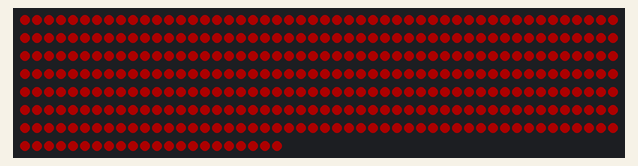
The program below on a simulated Raspberry Pi (BCM pin numbers). Parts: 372 RGB LEDs in strip order, left to right, continuing on the next row. Dim RGB values are drawn brighter than linear; random numbers come from a fixed seed.

Above: at 0.12 s.
At 2.94 s:
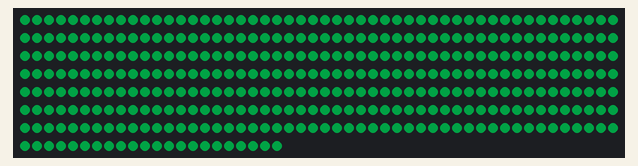
At 5.98 s:
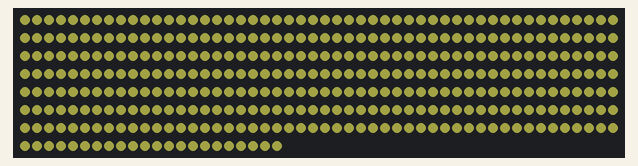
At 8.8 s:
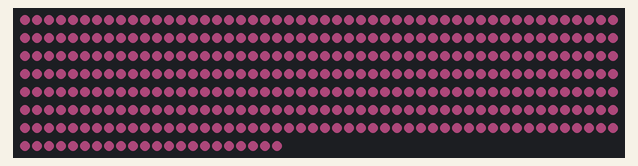
At 11.62 s:
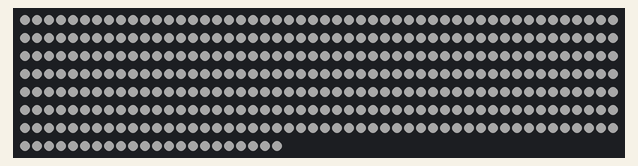
At 22.98 s:
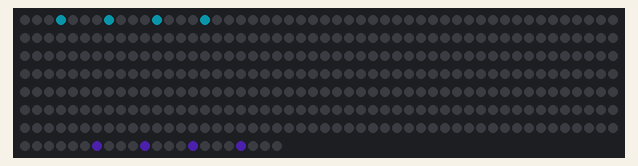

The program:

rollcall.py
```python
#!/usr/bin/env python

import time
import random

import board
import neopixel
import numpy as np

# LED strip configuration:
LED_COUNT   = 372      # Number of LED pixels.
LED_PIN     = board.D12      # GPIO pin
LED_BRIGHTNESS = 0.2  # LED brightness
LED_ORDER = neopixel.GRB # order of LED colours. May also be RGB, GRBW, or RGBW

colours_array = [(255,0,0),(0,255,0),(0,0,255),(255,255,0),(255,105,180),(192,192,192)]

# Create NeoPixel object with appropriate configuration.
strip = neopixel.NeoPixel(LED_PIN, LED_COUNT, brightness = LED_BRIGHTNESS, auto_write=False, pixel_order = LED_ORDER)

# Create a way to fade/transition between colours using numpy arrays

def fade(colour1, colour2, percent):
    colour1 = np.array(colour1)
    colour2 = np.array(colour2)
    vector = colour2-colour1
    newcolour = (int((colour1 + vector * percent)[0]), int((colour1 + vector * percent)[1]), int((colour1 + vector * percent)[2]))
    return newcolour

# Create a function that will cycle through the colours selected above

def rollcall_cycle(wait):
    for j in range(len(colours_array)):
        for i in range(10):
            colour1 = colours_array[j]
            if j == 5:
                colour2 = (255,255,255)
            else:
                colour2 = colours_array[(j+1)]
            percent = i*0.1   # 0.1*100 so 10% increments between colours
            strip.fill((fade(colour1,colour2,percent)))
            strip.show()
            time.sleep(wait)

def single_colour_chase(colour, wait):
    for p in range(0, LED_COUNT-16, 5):
        strip[p]=colour
        strip[p+4]=colour
        strip[p+8]=colour
        strip[p+12]=colour
        strip[p+16]=colour
        strip.show()
        time.sleep(wait)
        strip.fill((0,0,0))
        strip.show

def dual_colour_chase(colour1, colour2, wait):
    for p in range(0, LED_COUNT-12, 4):
        strip[p]=colour1
        strip[p+4]=colour1
        strip[p+8]=colour1
        strip[p+12]=colour1
        strip[LED_COUNT-p-1]=colour2
        strip[LED_COUNT-p-5]=colour2
        strip[LED_COUNT-p-9]=colour2
        strip[LED_COUNT-p-13]=colour2
        strip.show()
        time.sleep(wait)
        strip.fill((0,0,0))
        strip.show


#strip.fill((255,255,255))
#strip.show()

# Main function loop

while True:

    choice = random.randint(1,3)

    if choice == 1:
         rollcall_cycle(0.2)    # 0.2 seconds between colour updates
    elif choice == 2:
         single_colour_chase((random.randint(0,255),random.randint(0,255),random.randint(0,255)), random.random()*0.06)
         single_colour_chase((random.randint(0,255),random.randint(0,255),random.randint(0,255)), random.random()*0.06)
         single_colour_chase((random.randint(0,255),random.randint(0,255),random.randint(0,255)), random.random()*0.06)
         single_colour_chase((random.randint(0,255),random.randint(0,255),random.randint(0,255)), random.random()*0.06)
    elif choice == 3:
         dual_colour_chase((random.randint(0,255),random.randint(0,255),random.randint(0,255)),(random.randint(0,255),random.randint(0,255),random.randint(0,255)),random.random()*0.06)
         dual_colour_chase((random.randint(0,255),random.randint(0,255),random.randint(0,255)),(random.randint(0,255),random.randint(0,255),random.randint(0,255)),random.random()*0.06)
         dual_colour_chase((random.randint(0,255),random.randint(0,255),random.randint(0,255)),(random.randint(0,255),random.randint(0,255),random.randint(0,255)),random.random()*0.06)
         dual_colour_chase((random.randint(0,255),random.randint(0,255),random.randint(0,255)),(random.randint(0,255),random.randint(0,255),random.randint(0,255)),random.random()*0.06)
```
